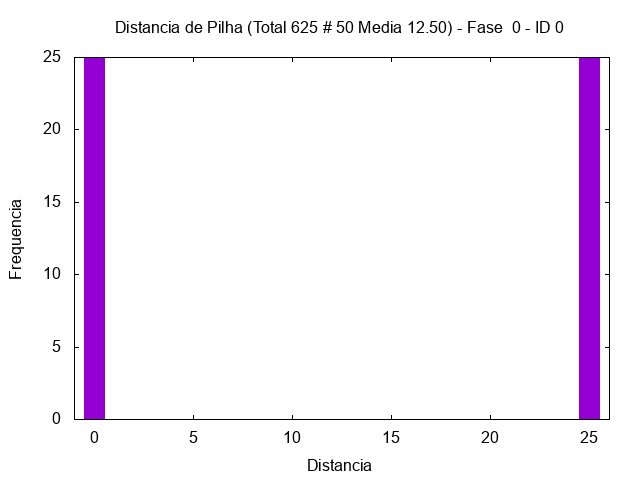

gnuplot code for this plot:
set term png
set output "/tmp/out/mult-hist-0-0.png"
set style fill solid 1.0
set title "Distancia de Pilha (Total 625 # 50 Media 12.50) - Fase  0 - ID 0"
set xlabel "Distancia"
set ylabel "Frequencia"
plot [-1:26] "/tmp/out/mult-hist-0-0.gpdat" u 3:4 w boxes t ""
